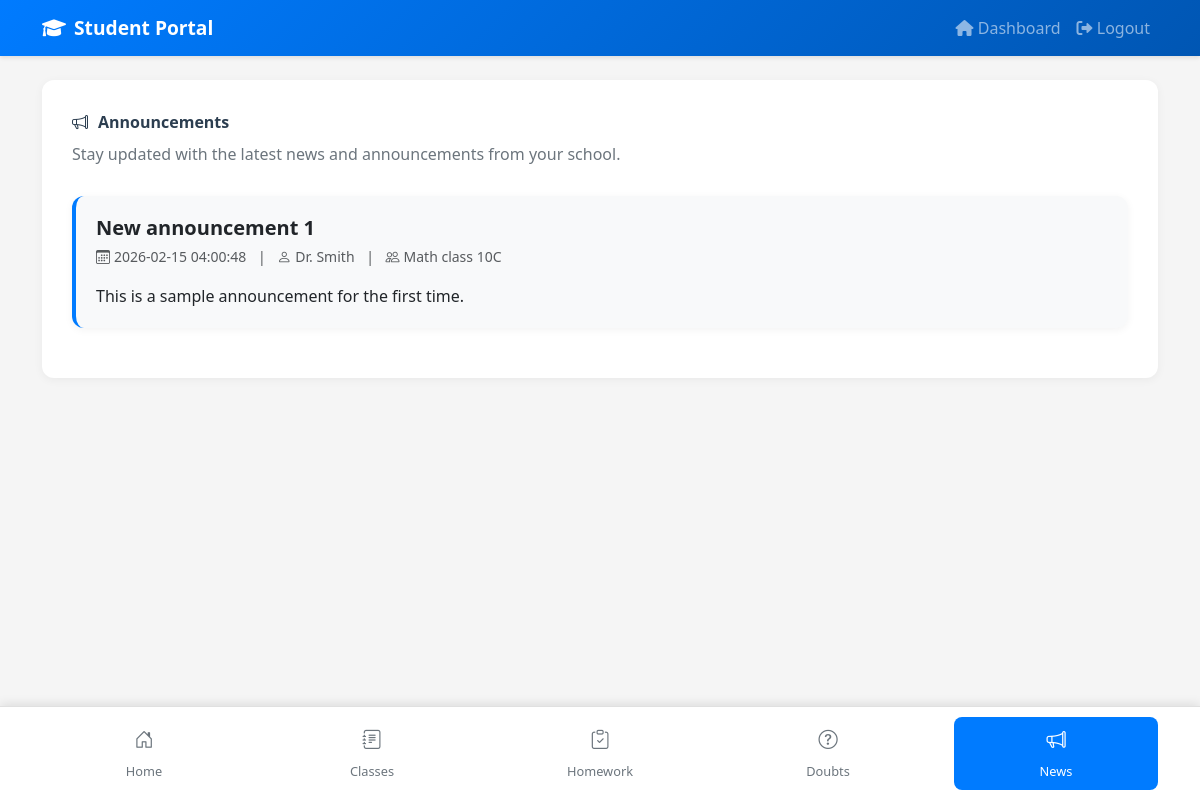
Screenshot of /student/announcements (signed in) with the database file from the repository.
### tables this page shows
CREATE TABLE announcements (
    id INTEGER PRIMARY KEY AUTOINCREMENT,
    teacher_id INTEGER NOT NULL,
    class_id INTEGER,
    title TEXT NOT NULL,
    content TEXT NOT NULL,
    priority TEXT NOT NULL DEFAULT 'normal',
    created_at DATETIME DEFAULT CURRENT_TIMESTAMP,
    is_active INTEGER DEFAULT 1,
    target_audience TEXT DEFAULT 'class',
    FOREIGN KEY (teacher_id) REFERENCES users (id),
    FOREIGN KEY (class_id) REFERENCES classes (id)
);

### routes/student.py (the view)
@student_bp.route('/announcements')
def announcements():
    if 'role' not in session or session['role'] != 'student':
        return redirect(url_for('auth.login'))
    student_id = session.get('user_id')
    conn = get_db()
    cur = conn.cursor()
    try:
        cur.execute('''
            SELECT DISTINCT
                a.id, a.title, a.content, a.created_at, a.priority,
                u.name as teacher_name, c.name as class_name
            FROM announcements a
            JOIN users u ON a.teacher_id = u.id
            LEFT JOIN classes c ON a.class_id = c.id
            LEFT JOIN student_class_map scm ON c.id = scm.class_id
            WHERE a.is_active = 1
            AND (a.class_id IS NULL OR scm.student_id = ?)
            ORDER BY a.created_at DESC
            LIMIT 50
        ''', (student_id,))
        announcements_data = []
        for row in cur.fetchall():
            announcements_data.append({
                'id': row[0],
                'title': row[1],
                'content': row[2],
                'created_at': row[3],
                'priority': row[4] or 'normal',
                'teacher_name': row[5],
                'class_name': row[6] or 'All Students'
            })
        return render_template('student/student_announcements.html',
                             announcements=announcements_data)
    except Exception as e:
        flash(f'Error loading announcements: {str(e)}', 'error')
        return render_template('student/student_announcements.html',
                             announcements=[])
    finally:
        conn.close()

### routes/student.py (called while the page is built)
def get_db():
    return sqlite3.connect('users.db')

### templates/student/student_announcements.html (shortened to what this page needs)
{% extends "student/student_base.html" %}
{% block content %}
<div class="main-content">
    <div class="page-title">
        <i class="bi bi-megaphone"></i>
        <span>Announcements</span>
    </div>
    <p class="page-subtitle">Stay updated with the latest news and announcements from your school.</p>
    {% if announcements %}
        {% for announcement in announcements %}
        <div class="announcement-card">
            <div class="announcement-meta mb-3">
                <div class="row align-items-center">
                    <div class="col">
                        <h5 class="mb-1 fw-bold">{{ announcement.title }}</h5>
                        <small class="text-muted">
                            <i class="bi bi-calendar3 me-1"></i>{{ announcement.created_at }}
                            {% if announcement.teacher_name %}
                            <span class="mx-2">|</span>
                            <i class="bi bi-person me-1"></i>{{ announcement.teacher_name }}
                            {% endif %}
                            {% if announcement.class_name %}
                            <span class="mx-2">|</span>
                            <i class="bi bi-people me-1"></i>{{ announcement.class_name }}
                            {% endif %}
                        </small>
                    </div>
                </div>
            </div>
            <div class="announcement-content">
                {{ announcement.content }}
            </div>
        </div>
        {% endfor %}
    {% endif %}
</div>
{% endblock %}

### static/css/student_portal.css (style rules this page uses)
body { background-color: #f5f5f5; font-family: 'Segoe UI', Tahoma, Geneva, Verdana, sans-serif; min-height: 100vh; }
.main-content { background: white; border-radius: 12px; padding: 30px; margin-bottom: 100px; box-shadow: 0 2px 10px rgba(0,0,0,0.05); }
.page-title { color: #2c3e50; font-weight: 600; margin-bottom: 8px; display: flex; align-items: center; gap: 10px; }
.page-subtitle { color: #6c757d; margin-bottom: 30px; }
.announcement-card, .doubt-card { background: #f8f9fa; border-radius: 12px; padding: 20px; margin-bottom: 20px; border-left: 4px solid #007bff; box-shadow: 0 2px 8px rgba(0,0,0,0.05); }

### rows the page displays
announcements: title "New announcement 1", created_at "2026-02-15 04:00:48", teacher_name "Dr. Smith", class_name "Math class 10C", content "This is a sample announcement for the first time."
